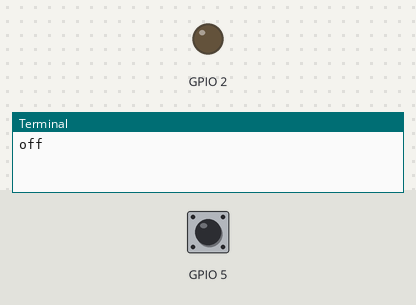
Bench run of a program on a simulated Raspberry Pi (BCM pin numbers). On the bench: output pins drawn as LEDs (lit = HIGH), the last lines printed to the terminal. Inputs (shaded band) come from the test bench; at power-on: GPIO 5 LOW.

Above: at 1.2 s.
1.3 s: GPIO 5 pulled HIGH for 1.3 s
At 2.8 s:
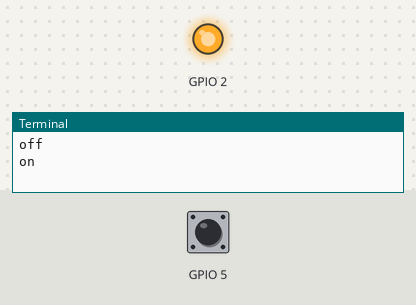
4.5 s: GPIO 5 pulled HIGH for 3.2 s
At 8.9 s:
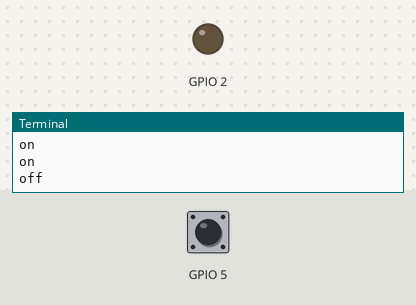
Timing chart, 0 to 10.4 s (numbered marks = the images above; inputs shaded):
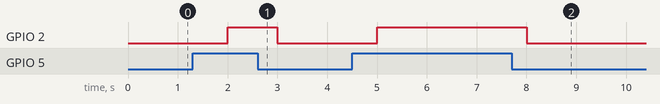

Measured:
- after the input at 1.3 s, GPIO 2: LOW → HIGH after 0.70 s, → LOW 1.0 s later
- after the input at 4.5 s, GPIO 2: LOW → HIGH after 0.50 s, → LOW 3.0 s later

The program:

05_intest.py
```python
#!/usr/bin/python
# coding: utf-8

import time
import RPi.GPIO as gpio

gpio.setmode(gpio.BCM)

# 2をOUT
gpio.setup(2, gpio.OUT)
# 5をINにしてプルダウン(なにも入力がないとダウン＝0)
gpio.setup(5, gpio.IN, pull_up_down=gpio.PUD_DOWN)

while True:
  time.sleep(1)
  if gpio.input(5) == True:
    print "on"
    gpio.output(2, 1)
  else:
    print "off"
    gpio.output(2, 0)
```
